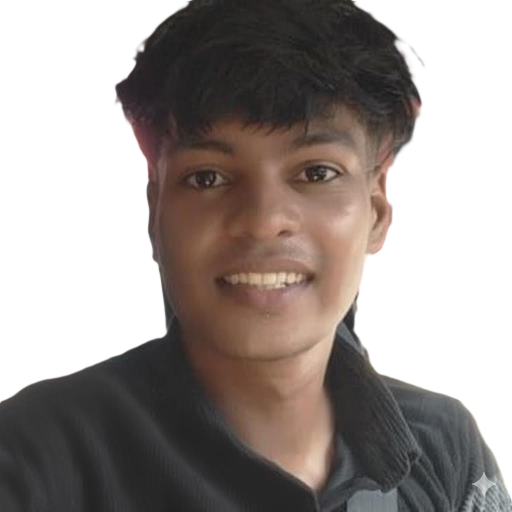
#> input picture tools/image.png, 1024 x 1024 px (shown at 1/2 size)
$ python generate.py
#> lines starting #> are read from the running program, lines starting #| are printed output that depends on the picture
from PIL import Image, ImageOps
from pathlib import Path

SOURCE = Path("image.png")
OUTPUT = Path("images")

OUTPUT.mkdir(exist_ok=True)

img = Image.open(SOURCE).convert("RGBA")
#> img is the input picture: PIL image 1024x1024 RGBA; mean R, G, B, A 114.1, 102.7, 98.5, 150.9

# --------------------------------------------------
# original.png
# --------------------------------------------------
img.save(OUTPUT / "original.png", "PNG")


# --------------------------------------------------
# Helper: create square image
# --------------------------------------------------
def make_square(image, size, background=(255, 255, 255, 0)):
#> called with size = 1024, background = (255, 255, 255, 0)
    image = image.copy()

    # Fit image inside square while preserving aspect ratio
    image.thumbnail((size, size), Image.Resampling.LANCZOS)

    canvas = Image.new("RGBA", (size, size), background)

    x = (size - image.width) // 2
#> x = 0
    y = (size - image.height) // 2
#> y = 0

    canvas.alpha_composite(image, (x, y))

    return canvas


# --------------------------------------------------
# icon.png
# Expo standard app icon
# --------------------------------------------------
icon = make_square(img, 1024)

icon.save(
    OUTPUT / "icon.png",
    "PNG",
    optimize=True
)


# --------------------------------------------------
# android-icon-foreground.png
# Android adaptive icon foreground
#
# Keep the logo smaller so Android can safely crop it.
# --------------------------------------------------
foreground = make_square(img, 1024)

# Add extra transparent padding
foreground.thumbnail((700, 700), Image.Resampling.LANCZOS)
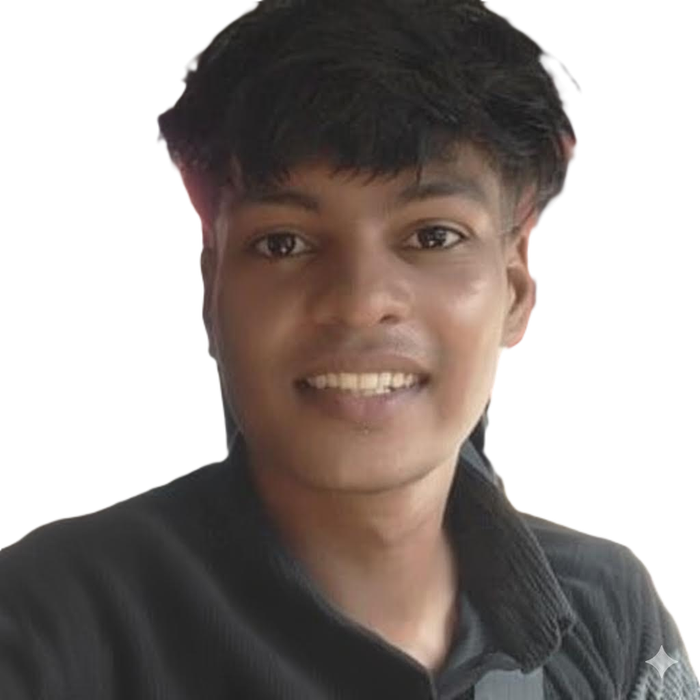
#> foreground: PIL image 700x700 RGBA; mean R, G, B, A 53.1, 45.2, 41.6, 150.9; transparent parts drawn white

adaptive = Image.new("RGBA", (1024, 1024), (0, 0, 0, 0))
#> adaptive: PIL image 1024x1024 RGBA; every value is 0

x = (1024 - foreground.width) // 2
#> x = 162
y = (1024 - foreground.height) // 2
#> y = 162

adaptive.alpha_composite(foreground, (x, y))
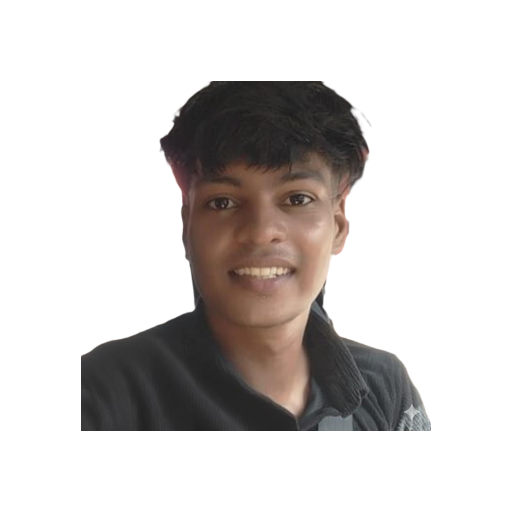
#> adaptive: PIL image 1024x1024 RGBA (shown at 1/2 size); mean R, G, B, A 24.8, 21.1, 19.4, 70.5; transparent parts drawn white

adaptive.save(
    OUTPUT / "android-icon-foreground.png",
    "PNG",
    optimize=True
)


# --------------------------------------------------
# splash-icon.png
# Expo splash screen icon
# --------------------------------------------------
splash = make_square(img, 1024)

# Make the actual logo smaller for splash screen
logo = img.copy()
logo.thumbnail((700, 700), Image.Resampling.LANCZOS)

splash = Image.new("RGBA", (1024, 1024), (255, 255, 255, 0))

x = (1024 - logo.width) // 2
y = (1024 - logo.height) // 2

splash.alpha_composite(logo, (x, y))

splash.save(
    OUTPUT / "splash-icon.png",
    "PNG",
    optimize=True
)


# --------------------------------------------------
# favicon.png
# Web favicon
# --------------------------------------------------
favicon = make_square(img, 48)
#> call 4 of make_square, with size = 48, background = (255, 255, 255, 0)
#> in make_square (call 4), `image.thumbnail((size, size), Image.Resampling.LANCZOS)`:
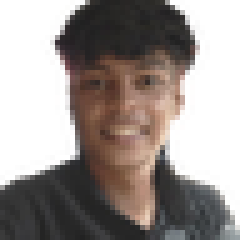
#> image: PIL image 48x48 RGBA (shown 5 times larger); mean R, G, B, A 60.1, 51.1, 47, 151; transparent parts drawn white

favicon.save(
    OUTPUT / "favicon.png",
    "PNG",
    optimize=True
)


print("Generated successfully:")
print("  images/original.png")
print("  images/icon.png")
print("  images/android-icon-foreground.png")
print("  images/splash-icon.png")
print("  images/favicon.png")
